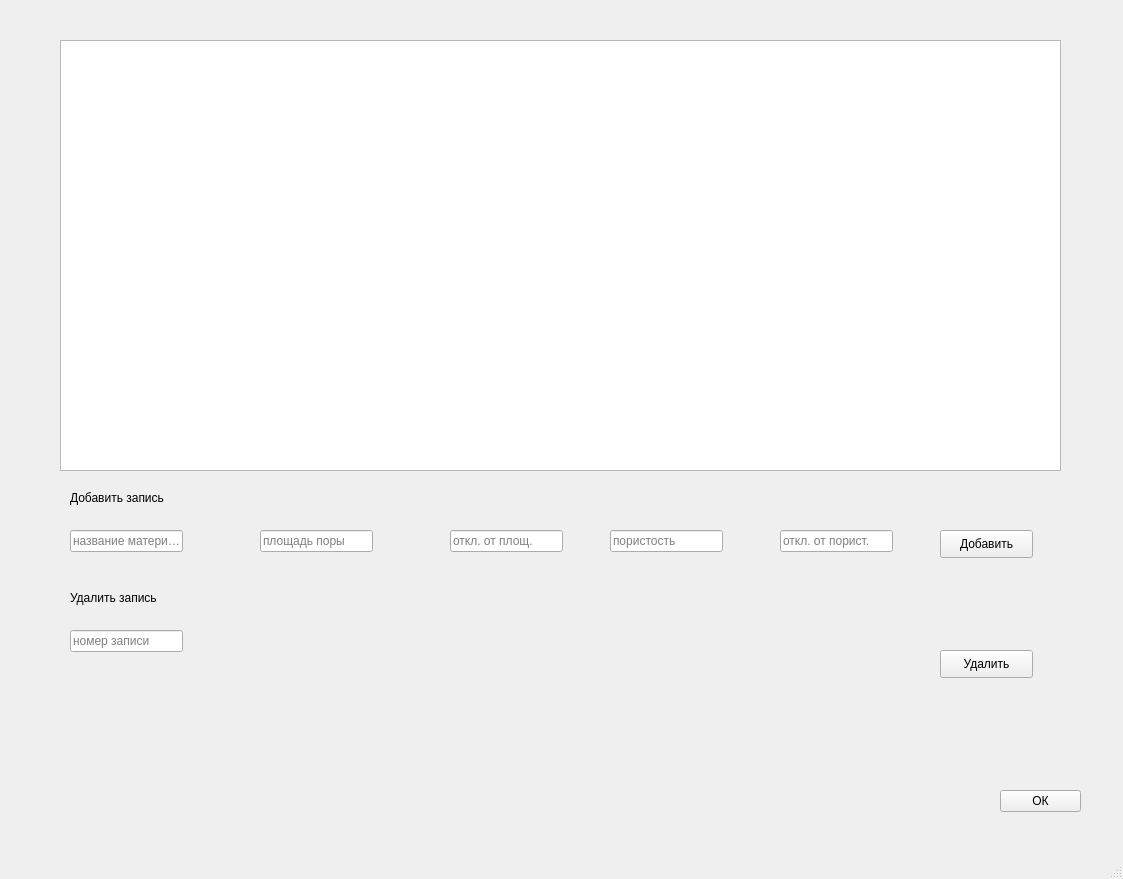
<?xml version="1.0" encoding="UTF-8"?>
<ui version="4.0">
 <class>MainWindow</class>
 <widget class="QMainWindow" name="MainWindow">
  <property name="geometry">
   <rect>
    <x>0</x>
    <y>0</y>
    <width>1123</width>
    <height>879</height>
   </rect>
  </property>
  <property name="windowTitle">
   <string>MainWindow</string>
  </property>
  <widget class="QWidget" name="centralwidget">
   <widget class="QLabel" name="addRecord">
    <property name="geometry">
     <rect>
      <x>70</x>
      <y>490</y>
      <width>101</width>
      <height>16</height>
     </rect>
    </property>
    <property name="text">
     <string>Добавить запись</string>
    </property>
   </widget>
   <widget class="QLabel" name="deleteRecord">
    <property name="geometry">
     <rect>
      <x>70</x>
      <y>590</y>
      <width>101</width>
      <height>16</height>
     </rect>
    </property>
    <property name="text">
     <string>Удалить запись</string>
    </property>
   </widget>
   <widget class="QPushButton" name="addButton">
    <property name="geometry">
     <rect>
      <x>940</x>
      <y>530</y>
      <width>93</width>
      <height>28</height>
     </rect>
    </property>
    <property name="text">
     <string>Добавить</string>
    </property>
   </widget>
   <widget class="QPushButton" name="deleteButton">
    <property name="geometry">
     <rect>
      <x>940</x>
      <y>650</y>
      <width>93</width>
      <height>28</height>
     </rect>
    </property>
    <property name="text">
     <string>Удалить</string>
    </property>
   </widget>
   <widget class="QToolButton" name="okButton">
    <property name="geometry">
     <rect>
      <x>1000</x>
      <y>790</y>
      <width>81</width>
      <height>22</height>
     </rect>
    </property>
    <property name="text">
     <string>ОК</string>
    </property>
   </widget>
   <widget class="QTableWidget" name="bdWindow">
    <property name="geometry">
     <rect>
      <x>60</x>
      <y>40</y>
      <width>1001</width>
      <height>431</height>
     </rect>
    </property>
   </widget>
   <widget class="QLineEdit" name="nameMaterial">
    <property name="geometry">
     <rect>
      <x>70</x>
      <y>530</y>
      <width>113</width>
      <height>22</height>
     </rect>
    </property>
    <property name="text">
     <string/>
    </property>
    <property name="placeholderText">
     <string>название материала</string>
    </property>
   </widget>
   <widget class="QLineEdit" name="squarePore">
    <property name="geometry">
     <rect>
      <x>260</x>
      <y>530</y>
      <width>113</width>
      <height>22</height>
     </rect>
    </property>
    <property name="placeholderText">
     <string>площадь поры</string>
    </property>
   </widget>
   <widget class="QLineEdit" name="deviationSquare">
    <property name="geometry">
     <rect>
      <x>450</x>
      <y>530</y>
      <width>113</width>
      <height>22</height>
     </rect>
    </property>
    <property name="placeholderText">
     <string>откл. от площ.</string>
    </property>
   </widget>
   <widget class="QLineEdit" name="porisity">
    <property name="geometry">
     <rect>
      <x>610</x>
      <y>530</y>
      <width>113</width>
      <height>22</height>
     </rect>
    </property>
    <property name="placeholderText">
     <string>пористость</string>
    </property>
   </widget>
   <widget class="QLineEdit" name="deviationPorisity">
    <property name="geometry">
     <rect>
      <x>780</x>
      <y>530</y>
      <width>113</width>
      <height>22</height>
     </rect>
    </property>
    <property name="placeholderText">
     <string>откл. от порист.</string>
    </property>
   </widget>
   <widget class="QLineEdit" name="numRecord">
    <property name="geometry">
     <rect>
      <x>70</x>
      <y>630</y>
      <width>113</width>
      <height>22</height>
     </rect>
    </property>
    <property name="placeholderText">
     <string>номер записи</string>
    </property>
   </widget>
  </widget>
  <widget class="QMenuBar" name="menubar">
   <property name="geometry">
    <rect>
     <x>0</x>
     <y>0</y>
     <width>1123</width>
     <height>21</height>
    </rect>
   </property>
  </widget>
  <widget class="QStatusBar" name="statusbar"/>
 </widget>
 <resources/>
 <connections/>
</ui>
